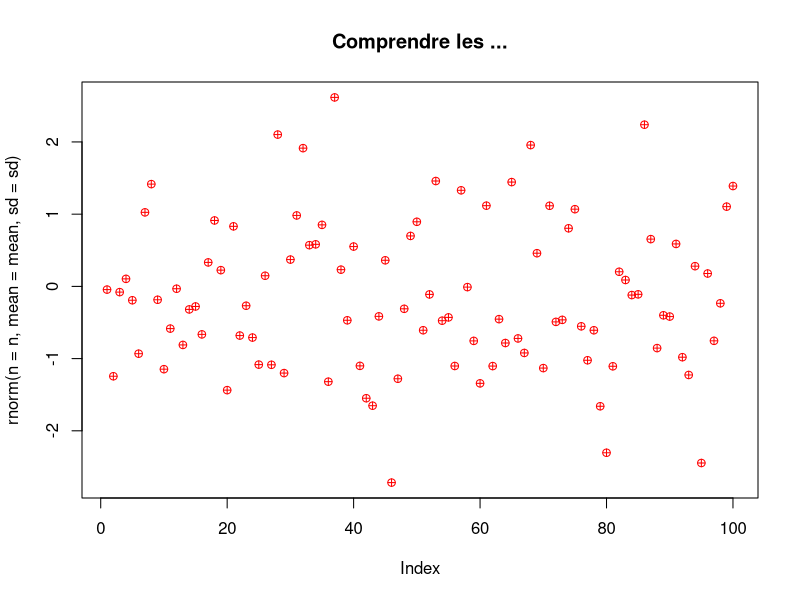

Source code (R):
## ---- chunk 1
getwd()
setwd("C:\\Users") # notation typée windows, on double les baskslash
setwd("C:/Users") # notation typée linux, un slash
getwd()
## ---- chunk 2
setwd("C:/Users/BenoîtThieurmel/Documents/git/lesson/Debutant/Cours")
## ---- chunk 3
objects()
x <- 2
objects()

X = 4
objects() # les objets en mémoire

x;X # on peut enchaîner les instructions avec un ;
## ---- chunk 4
x <- 1 ;  y <- 2 ; z <- 3
objects()
rm(x, z)
objects()
exists("y")
exists("z")
## ---- chunk 5
x <- c(1, 2, 3, 4) ; x
## ---- chunk 6
c(x, 5)
## ---- chunk 7
rep(c("A", "B"), times = 2)
rep(c("A", "B"), each = 2)
## ---- chunk 8
seq(1, 10, by = 2)
seq(1, 10, length = 4)
1:5 # (=) seq(1, 5, by = 1)
## ---- chunk 9
y <- c(a = 1, b = 2)
y
## ---- chunk 10
is.vector(y)
class(y);mode(y)
length(y)
names(y)
names(x)
## ---- chunk 11
matrix(1:3)
matrix(1:6, nrow = 2, ncol = 3)
matrix(1:6, nrow = 2, ncol = 3, byrow = TRUE)

## ---- chunk 12
x <- matrix(1:6, nrow = 3, ncol = 2)
y <- matrix(5:6, nrow = 1)
rbind(x, y)

z <- matrix(5:7)
cbind(x, z)
## ---- chunk 13
mat <- matrix(1:4, nrow = 2, ncol = 2, dimnames = list(c("r1", "r2"), c("c1", "c2")))
mat
mat2 <- matrix(1:4, nrow = 2, ncol = 2)
identical(mat, mat2)

colnames(mat2) <- c("c1", "c2")
rownames(mat2) <- c("r1", "r2")
identical(mat, mat2)
## ---- chunk 14
is.matrix(mat)
class(mat)
mode(mat)
dim(mat) #nrow(mat); ncol(mat)
colnames(mat);rownames(mat) #dimnames(mat)
## ---- chunk 15
list(1:5, LETTERS[1:2])
## ---- chunk 16
l <- list(nombres = 1:5, caracteres =LETTERS[1:2])
l
## ---- chunk 17
l$boolean <- TRUE
l[[2]] <- "remplacement de l'element 2"
l[[5]] <- "nouvel d'un element en 5ième position"
l
## ---- chunk 18
is.list(l)
class(l)
sapply(l, class)
length(l)
names(l)
## ---- chunk 19
data.frame(nombres = 1:3, lettres = LETTERS[1:3])
## ---- chunk 20
data.frame(nombres = 1:3, lettres = LETTERS[1:3], row.names = paste0("r", 1:3))
## ---- chunk 21
x <- data.frame(nombres = 1:2, lettres = LETTERS[1:2])
y <- data.frame(nombres = 3, lettres = "C")
rbind(x, y)

z <- c(TRUE, FALSE)
cbind(x, z) # (=) x$z <- c(TRUE, FALSE), list !
## ---- chunk 22
is.data.frame(x)
is.list(x) # un data.frame est en fait une liste...!
class(x)
sapply(x, class)
dim(x) #nrow(x); ncol(x)
## ---- chunk 23
colnames(x)
rownames(x)
head(x)
tail(x, n = 1)
## ---- chunk 24
f <- c("A", "B", "A")
f <- as.factor(f)
f
levels(f) # les niveaux des facteurs
nlevels(f) # le nombre de niveaux
relevel(f, ref = "B") # changer le niveau de référence
## ---- chunk 25
x <- 1:10
f <- cut(x, breaks=c(1,2,4,10),include.lowest=TRUE)
f
## ---- chunk 26
levels(f)
levels(f) <- c("[1,4]", "[1,4]", "(4,10]")
f
## ---- chunk 27
x <- c(1:10)
x[5]
x[c(1, 10, 1)]
## ---- chunk 28
x[-c(1:8)]
## ---- chunk 29
x < 3
x[x < 3]
## ---- chunk 30
x <- c(a = 1, b = 2, c = 3)
x["a"] ; x[["a"]] ; x[c("a", "b", "a")]
## ---- chunk 31
mat <- matrix(1:9, nrow = 3, ncol = 3, 
              dimnames = list(c("r1", "r2", "r3"), c("c1", "c2", "c3")))
## ---- chunk 32
mat[1:2, c(1, 3)]
mat[-c(2),]
## ---- chunk 33
mat[mat[, 1] == 1,]
## ---- chunk 34
mat["r1","c1"]
## ---- chunk 35
mat[, 1]
mat[, 1, drop = FALSE]
## ---- chunk 36
dat <- data.frame(nombres = 1:3, lettres = LETTERS[1:3], row.names = paste0("r", 1:3))

dat[1:2, 1, drop = FALSE]
dat[-c(2),]
dat[dat$lettres %in% c("A", "C") == 1,]
dat["r1","lettres"]
## ---- chunk 37
l <- list(nombres = 1:5, caracteres =LETTERS[1:2])
l[[1]] # on récupère l'élément de la liste
l$caracteres
l[1] # on récupère une liste
l[c(1, 1)]
## ---- chunk 38
## vecteur
x <- 1:10
str(x)
## data.frame (même affichage pour les matrices)
dat <- data.frame(nombres = 1:3, lettres = LETTERS[1:3])
str(dat)
## liste
l <- list(nombres = 1:5, caracteres =LETTERS[1:2])
str(l)
## ---- chunk 39
## vecteur
x <- 1:10
summary(x)
## data.frame (même affichage pour les matrices)
dat <- data.frame(nombres = 1:3, lettres = LETTERS[1:3])
summary(dat)
## ---- chunk 40
x <- round(rnorm(10), digits = 2)
sort(x)
order(x)
sort(x, decreasing = TRUE)
order(x, decreasing = TRUE)
## ---- chunk 41
dat <- data.frame(nb = sample(1:10, 100, replace = T),
                  lt = sample(LETTERS[1:3], 100, replace = T))
head(dat, n = 2)
table(dat$lt)
table(dat$lt, dat$nb)
## ---- chunk 42
x <- c(1:5, 2)
x
unique(x)
duplicated(x)
duplicated(x, fromLast = T)
which(duplicated(x, fromLast = T)) # which retourne les indices TRUE
## ---- chunk 43
dat <- data.frame(x = 1:3, y = c(10,20,30))
dat <- transform(dat, z = x+y) # équivalent à dat$z = dat$x + dat$y
head(dat)

## ---- chunk 44
subset(dat, x > 2) # dat[dat$x > 2, ]
subset(dat, x > 1, select = c(y))

## ---- chunk 45
dat <- data.frame(x = 1:9, y = LETTERS[1:3])
split(dat, dat$y)
## ---- chunk 46
aggregate(dat$x, by = list(dat$y), FUN = max)
aggregate(dat$x, by = list(dat$y), FUN = mean)
## ---- chunk 47
aggregate(state.x77, list(Region = state.region), mean)
## ---- chunk 48
dat <- data.frame(x = 1:3, y = LETTERS[1:3])
dat2 <- data.frame(x = sample(1:3, 10, replace = T))
merge(dat2, dat, by = "x")
## ---- chunk 49
squared <- function(x){
  x^2
}

squared(2)
## ---- chunk 50
mysum <- function(x, y = 2){
  x + y
}
        
somme <- mysum(x = 2, y = 10)
somme
## ---- chunk 51
exemple <- function(x, y){
  if(y == 0){
    return(x)
  }
  list(x = x, y = y)
}
## ---- chunk 52
rnormPlot <- function(n, mean = 0, sd = 1, ...){
  plot(rnorm(n = n, mean = mean, sd = sd), ...)
}
rnormPlot(n = 100, main = "Comprendre les ...", col = "red", pch = 10)
## ---- chunk 53
val <- rnorm(100)
mean(val);sd(val)
